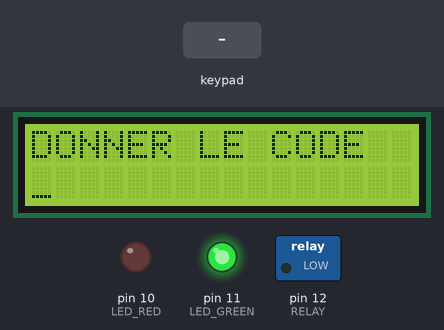
Recording of a sketch running on a simulated Arduino Uno, built with avr-gcc and run on an emulated ATmega328P. Parts: 16×2 character LCD, switched loads named in the sketch (green lamp = pin HIGH), output pins drawn as LEDs (lit = HIGH). The test bench sets the inputs (shaded band).

Above: at 1.2 s.
1.3 s: keypad keys 3 2 1 9 1 8 = pressed 0.4 s apart
At 4.7 s:
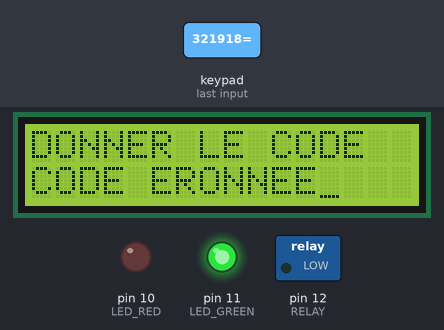
5.6 s: key '7' pressed
At 8.42 s:
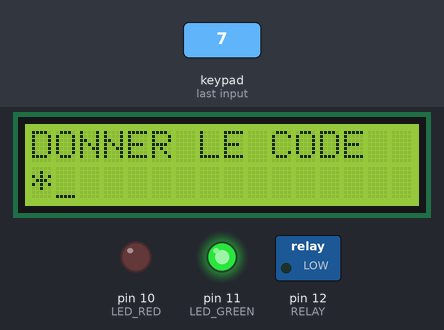
8.6 s: key '8' pressed
At 9.6 s:
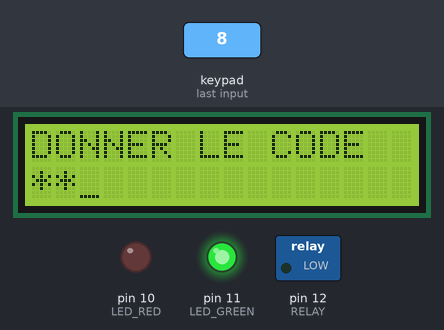
Timing chart, 0 to 11.6 s (numbered marks = the images above; inputs shaded):
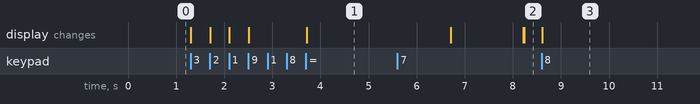

Measured:
- after the input at 1.3 s, the display: first changes at once (image 1 shows a later state)
- after the input at 5.6 s, the display: first differs from a run without the input after 2.6 s (image 2)
- after the input at 8.6 s, the display: changes at once (image 3)

The sketch:

verrouillage.ino
```cpp
// Code : 2022
#include<LiquidCrystal.h>

#include <Keypad.h>


LiquidCrystal lcd(9, 8, 7, 6, 5, 4);

const byte ROWS = 4;

const byte COLS = 4;


char hexaKeys[ROWS][COLS] = {

{'7','8','9','/'},

{'4','5','6','*'},

{'1','2','3','-'},

{'C','0','=','+'}

};

byte rowPins[ROWS] = {3, 2, 19, 18};

byte colPins[COLS] = {17, 16, 15, 14};


Keypad customKeypad = Keypad( makeKeymap(hexaKeys), rowPins, colPins, ROWS, COLS);

const int LED_RED=10;

const int LED_GREEN=11;

const int RELAY=12;

char keycount=0;

char code[4];


void setup(){

pinMode(LED_RED,OUTPUT);

pinMode(LED_GREEN,OUTPUT);

pinMode(RELAY,OUTPUT);


lcd.begin(16, 2);


lcd.print("DONNER LE CODE  :");

lcd.setCursor(0,1);

// Turn on the cursor

lcd.cursor();

digitalWrite(LED_GREEN,HIGH);

digitalWrite(LED_RED,LOW);

digitalWrite(RELAY,LOW);

}


void loop(){

char customKey = customKeypad.getKey();

if (customKey && (keycount<4) && (customKey !='=') && (customKey !='C')){

//lcd.print(customKey);

lcd.print('*');

code[keycount]=customKey;

keycount++;

}

if(customKey == 'C')

{

Lock();

}

if(customKey == '=')

{

if((code[0]=='2') && (code[1]=='0') && (code[2]=='2') && (code[3]=='2'))  //Mot de passe

{

digitalWrite(LED_GREEN,LOW);

digitalWrite(LED_RED,HIGH);

digitalWrite(RELAY,HIGH);

lcd.setCursor(0,1);

lcd.print("PORTE OUVERTE ");


delay(4000);

Lock();

}

else

{

lcd.setCursor(0,1);

lcd.print("CODE ERONNEE");

delay(3000); //Message delay

Lock();

}

}

}


void Lock()

{

lcd.setCursor(0,1);

lcd.print("PORTE FERMEE    ");

delay(1500);

lcd.setCursor(0,1);

lcd.print("                ");

lcd.setCursor(0,1);

keycount=0;

digitalWrite(LED_GREEN,HIGH);

digitalWrite(LED_RED,LOW);

digitalWrite(RELAY,LOW);

}
```
